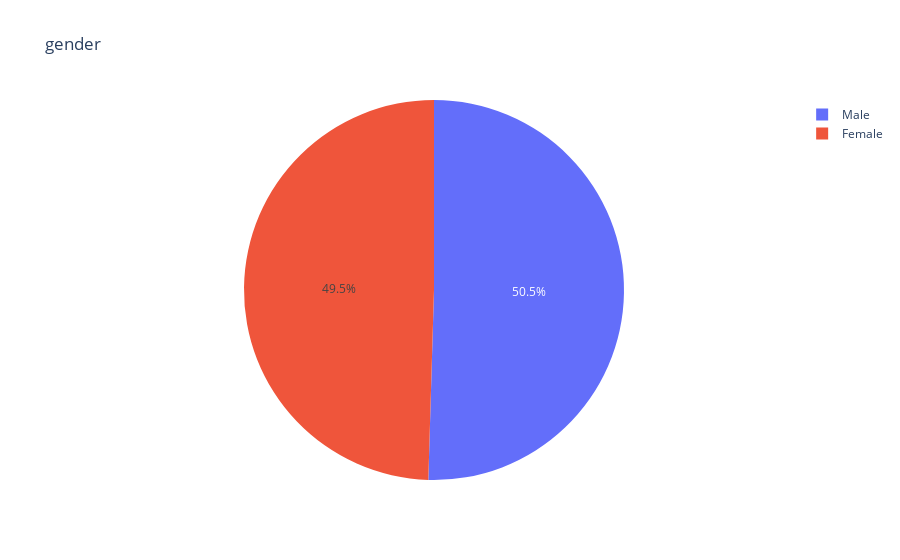

Here is the notebook cell this chart was saved with:
### Markdown cell above
#### Gender

### Code cell
names=['Male','Female']
values=telcom.gender.value_counts()
fig = px.pie(telcom, values=values, title='gender',names=names)
fig.show()

### Figure 1 — Plotly figure (JSON) as saved in the notebook; plotly's stock layout.template omitted (floating-point values rounded to 4 significant figures)
{"data": [{"domain": {"x": [0, 1], "y": [0, 1]}, "hovertemplate": "label=%{label}<br>value=%{value}<extra></extra>", "labels": ["Male", "Female"], "legendgroup": "", "name": "", "showlegend": true, "type": "pie", "values": [3555, 3488]}], "layout": {"legend": {"tracegroupgap": 0}, "title": {"text": "gender"}}}
